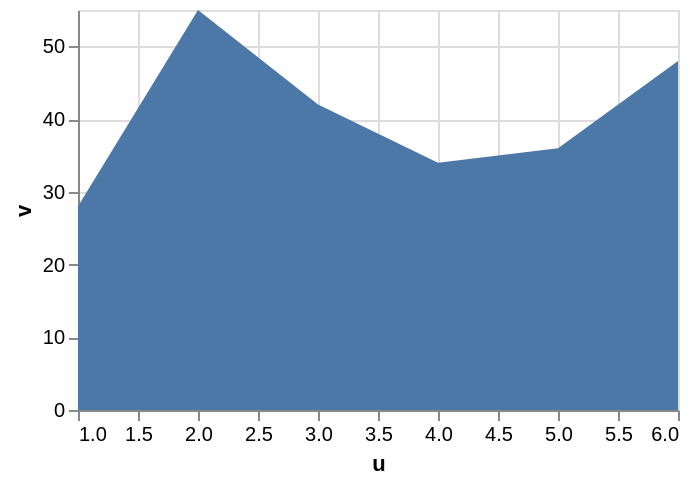

This figure's Vega-Lite source:
### Vega specification from a JSON file in a GitHub repository (floating-point values rounded to 4 significant figures)
{"$schema": "https://vega.github.io/schema/vega/v5.json", "background": "white", "padding": 5, "width": 300, "height": 200, "style": "cell", "data": [{"name": "source_0", "values": [{"u": 1, "v": 28}, {"u": 2, "v": 55}, {"u": 3, "v": 42}, {"u": 4, "v": 34}, {"u": 5, "v": 36}, {"u": 6, "v": 48}]}, {"name": "data_0", "source": "source_0", "transform": [{"type": "formula", "expr": "toNumber(datum[\"u\"])", "as": "u"}]}], "signals": [{"name": "interpolate", "value": "linear", "bind": {"input": "select", "options": ["basis", "cardinal", "catmull-rom", "linear", "monotone", "natural", "step", "step-after", "step-before"]}}, {"name": "tension", "value": 0, "bind": {"input": "range", "min": 0, "max": 1, "step": 0.05}}], "marks": [{"name": "marks", "type": "area", "style": ["area"], "sort": {"field": "datum[\"u\"]"}, "from": {"data": "data_0"}, "encode": {"update": {"interpolate": {"signal": "interpolate"}, "tension": {"signal": "tension"}, "orient": {"value": "vertical"}, "fill": {"value": "#4c78a8"}, "description": {"signal": "\"u: \" + (format(datum[\"u\"], \"\")) + \"; v: \" + (format(datum[\"v\"], \"\"))"}, "x": {"scale": "x", "field": "u"}, "y": {"scale": "y", "field": "v"}, "y2": {"scale": "y", "value": 0}, "defined": {"signal": "isValid(datum[\"u\"]) && isFinite(+datum[\"u\"]) && isValid(datum[\"v\"]) && isFinite(+datum[\"v\"])"}}}}], "scales": [{"name": "x", "type": "linear", "domain": {"data": "data_0", "field": "u"}, "range": [0, {"signal": "width"}], "nice": true, "zero": false}, {"name": "y", "type": "linear", "domain": {"data": "data_0", "field": "v"}, "range": [{"signal": "height"}, 0], "nice": true, "zero": true}], "axes": [{"scale": "x", "orient": "bottom", "gridScale": "y", "grid": true, "tickCount": {"signal": "ceil(width/40)"}, "domain": false, "labels": false, "aria": false, "maxExtent": 0, "minExtent": 0, "ticks": false, "zindex": 0}, {"scale": "y", "orient": "left", "gridScale": "x", "grid": true, "tickCount": {"signal": "ceil(height/40)"}, "domain": false, "labels": false, "aria": false, "maxExtent": 0, "minExtent": 0, "ticks": false, "zindex": 0}, {"scale": "x", "orient": "bottom", "grid": false, "title": "u", "labelFlush": true, "labelOverlap": true, "tickCount": {"signal": "ceil(width/40)"}, "zindex": 0}, {"scale": "y", "orient": "left", "grid": false, "title": "v", "labelOverlap": true, "tickCount": {"signal": "ceil(height/40)"}, "zindex": 0}], "config": {"normalizedNumberFormat": ".2%"}}
